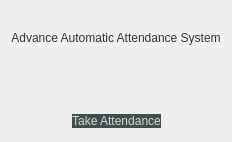
      <widget class="QWidget" name="HomePage">
       <layout class="QGridLayout" name="gridLayout_4">
        <item row="0" column="0">
         <layout class="QGridLayout" name="gridLayout_3">
          <item row="0" column="0">
           <spacer name="horizontalSpacer_2">
            <property name="orientation">
             <enum>Qt::Horizontal</enum>
            </property>
            <property name="sizeHint" stdset="0">
             <size>
              <width>40</width>
              <height>20</height>
             </size>
            </property>
           </spacer>
          </item>
          <item row="1" column="0">
           <widget class="QLabel" name="Title">
            <property name="styleSheet">
             <string notr="true">font: 75 38pt &quot;Times New Roman&quot;;
color: rgb(44, 54, 57);
</string>
            </property>
            <property name="text">
             <string>Advance Automatic Attendance System</string>
            </property>
            <property name="alignment">
             <set>Qt::AlignCenter</set>
            </property>
           </widget>
          </item>
          <item row="2" column="0">
           <spacer name="horizontalSpacer">
            <property name="orientation">
             <enum>Qt::Horizontal</enum>
            </property>
            <property name="sizeHint" stdset="0">
             <size>
              <width>40</width>
              <height>20</height>
             </size>
            </property>
           </spacer>
          </item>
          <item row="3" column="0">
           <widget class="QLabel" name="logo">
            <property name="text">
             <string/>
            </property>
            <property name="pixmap">
             <pixmap>../../Images/wallpaper.jpeg</pixmap>
            </property>
            <property name="scaledContents">
             <bool>true</bool>
            </property>
           </widget>
          </item>
          <item row="4" column="0">
           <spacer name="horizontalSpacer_3">
            <property name="orientation">
             <enum>Qt::Horizontal</enum>
            </property>
            <property name="sizeHint" stdset="0">
             <size>
              <width>40</width>
              <height>20</height>
             </size>
            </property>
           </spacer>
          </item>
          <item row="5" column="0">
           <layout class="QGridLayout" name="gridLayout_2">
            <item row="0" column="0">
             <spacer name="horizontalSpacer_4">
              <property name="orientation">
               <enum>Qt::Horizontal</enum>
              </property>
              <property name="sizeHint" stdset="0">
               <size>
                <width>40</width>
                <height>20</height>
               </size>
              </property>
             </spacer>
            </item>
            <item row="0" column="1">
             <widget class="QPushButton" name="attnstart">
              <property name="styleSheet">
               <string notr="true">QPushButton{
border-radius: 10px;
background-color: rgb(63, 78, 79);
color: rgb(220, 215, 201);
font: 75 11pt &quot;Times New Roman&quot;;
font: 75 20pt &quot;Times New Roman&quot;;
}



</string>
              </property>
              <property name="text">
               <string>Take Attendance</string>
              </property>
             </widget>
            </item>
            <item row="0" column="2">
             <spacer name="horizontalSpacer_5">
              <property name="orientation">
               <enum>Qt::Horizontal</enum>
              </property>
              <property name="sizeHint" stdset="0">
               <size>
                <width>40</width>
                <height>20</height>
               </size>
              </property>
             </spacer>
            </item>
           </layout>
          </item>
         </layout>
        </item>
       </layout>
      </widget>
